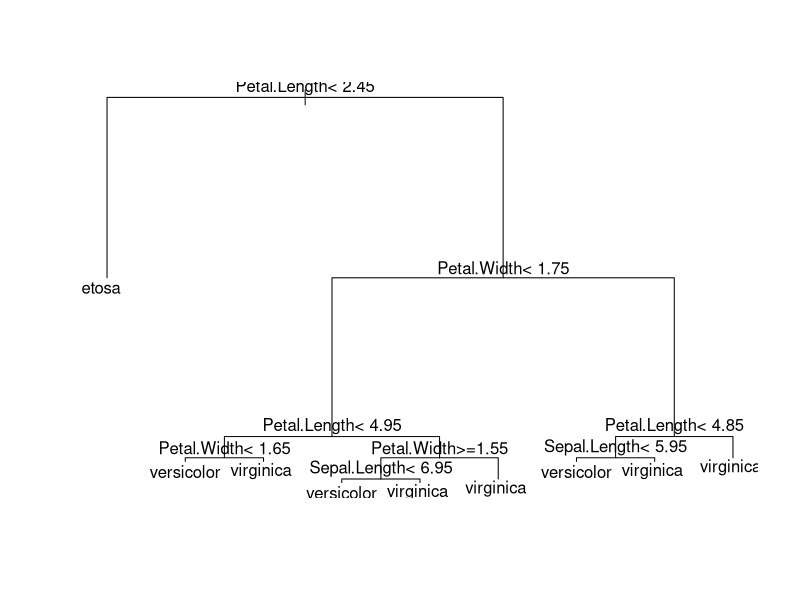

The R script that drew this image:
# load our data set
data(iris)

# make sure the rpart library is available
library(rpart)

# train a tree
tree <- rpart(
    Species ~ .,
    data=iris,
    maxdepth=10,
    minsplit=1,
    minbucket=1,
    cp = 0.0001,
    method="class")


# display the tree
plot(tree)
text(tree)

# confusion matrix
model.output = predict(tree, type="class")
print(table(iris$Species, model.output))


